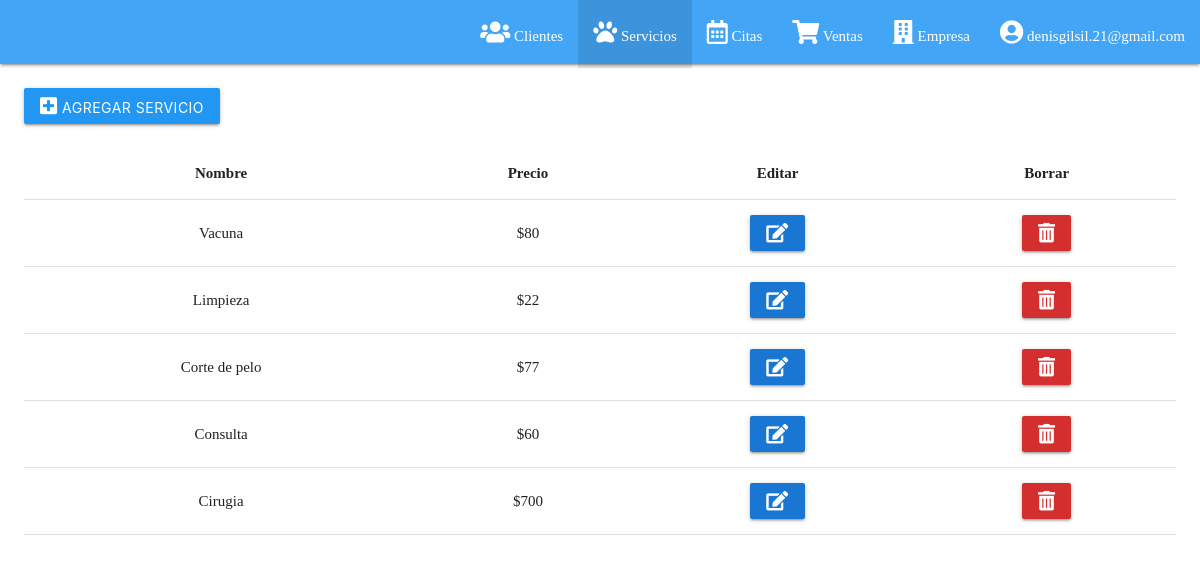
Screenshot of /View/Servicios.php (signed in) with the database file from the repository.
### tables this page shows
CREATE TABLE `servicios` (
  `cve_servicio` int(11) NOT NULL,
  `nombre` varchar(50) DEFAULT NULL,
  `precio` float DEFAULT NULL,
  `activo` bit(1) DEFAULT NULL
);

### Config/Autoload.php (called while the page is built, shortened)
<?php namespace Config;
class Autoload {
    public static function run() {
        spl_autoload_register(function($class) {
            $ruta = "../" . str_replace("\\", "/", $class) . ".php";
        });
    }
}
?>

### Model/Conexion.php (called while the page is built, shortened)
<?php  namespace Model;
class Conexion {
    private $datos = array(
        'host' => "localhost",
        'user' => "root",
        'pass' => "",
        'db' => "veterinaria",
    );
    private $con;
    public function __construct() {
        $this->con = new \mysqli($this->datos['host'], $this->datos['user'], $this->datos['pass'], $this->datos['db']);
        $this->con->set_charset("utf8");
    }
    public function query($sql) {
        return $this->con->query($sql);
    }
}

### Prevista/pre_servicios.php (called while the page is built, shortened)
<?php
include '../Config/Autoload.php';
$con = new \Model\Conexion();
$servicios = new \Model\Servicios($con);
$rs=$servicios->verServicios();
 ?>

### Model/Servicios.php (called while the page is built, shortened)
<?php
class Servicios {
	private $con;
	function __construct($con) {
		$this->con = $con;
	}
	public function verServicios(){
		$sql="SELECT * FROM servicios WHERE activo=b'1'";
		return $this->con->query($sql);
	}
}
?>

### View/Servicios.php (the view, shortened to what this page needs)
<?php
include '../Prevista/pre_servicios.php';
?>
<!DOCTYPE html>
<html>
<head>
	<?php include '../Prevista/pre_links.php'; ?>
</head>
<body>
	<?php include '../Prevista/pre_nav.php'; ?>
	<div style="margin: 2% 2% 2% 2%;" class="animated fadeIn">
		<button data-target="modalServicio" class="btn modal-trigger #2196f3 blue agregar"><i class="fas fa-plus-square"></i> Agregar Servicio</button><br><br>
		<table class="row-border centered responsive-table servicios" id="tabla">
			<thead>
				<tr>
					<th>Nombre</th>
					<th>Precio</th>
					<th>Editar</th>
					<th>Borrar</th>
				</tr>
			</thead>
			<tbody>
				<?php while ($dt=$rs->fetch_assoc()) {
					echo '<tr id="'.$dt['cve_servicio'].'" nombre="'.$dt['nombre'].'" precio="'.$dt['precio'].'">
					<td>'.$dt['nombre'].'</td>
					<td>$'.$dt['precio'].'</td>
					<td><button class="btn modal-trigger #1976d2 blue darken-2 editar" data-target="modalServicio"><i class="fas fa-edit"></i></button></td>
					<td><button class="btn waves-effect waves-light #d32f2f red darken-2 eliminar"><i class="fas fa-trash-alt"></i></button></td>
					</tr>';
				} ?>
			</tbody>
		</table>
	</div>
</body>
</html>

### Prevista/pre_links.php
<link rel="stylesheet" href="../Lib/fontawesome/css/all.min.css">
<link rel="stylesheet" href="../Lib/materialize/css/materialize.min.css">
<link rel="stylesheet" href="../Lib/fontawesome/css/all.min.css">
<link rel="stylesheet" href="../Lib/alertifyjs/css/alertify.css">
<link rel="stylesheet" href="../Lib/alertifyjs/css/themes/default.css">
<link rel="stylesheet" type="text/css" href="../Lib/DataTables/DataTables-1.10.18/css/jquery.dataTables.min.css">
<link rel="stylesheet" type="text/css" href="../Lib/css/admin.css">
<link rel="stylesheet" type="text/css" href="../Lib/css/animate.css">

### Prevista/pre_nav.php (shortened to what this page needs)
 <?php if ($_SESSION['tipo_usuario']==1){ ?>
 	<nav>
	<div class="nav-wrapper #42a5f5 blue lighten-1">
		<ul class="right hide-on-med-and-down">
			<li class="navClientes"><a href="Clientes.php"><i class="fas fa-users"></i> Clientes</a></li>
			<li class="navServicios"><a href="Servicios.php"><i class="fas fa-paw"></i> Servicios</a></li>
			<li class="navCitas"><a href="Citas.php"><i class="far fa-calendar-alt"></i> Citas</a></li>
			<li class="navVentas"><a href="Ventas.php"><i class="fas fa-shopping-cart"></i> Ventas</a></li>
			<li class="navEmpresa"><a href="Empresa.php"><i class="fas fa-building"></i> Empresa</a></li>
			<li class="navPerfil"><a href="Perfil.php"><i class="fas fa-user-circle"></i> <?php echo $_SESSION['correo']; ?></a></li>
		</ul>
	</div>
</nav>
 <?php } ?>

### rows the page displays
servicios: nombre "Vacuna", precio "80"
servicios: nombre "Limpieza", precio "22"
servicios: nombre "Corte de pelo", precio "77"
servicios: nombre "Consulta", precio "60"
servicios: nombre "Cirugia", precio "700"

### other values shown
$_SESSION['correo'] "denisgilsil.21@gmail.com"
